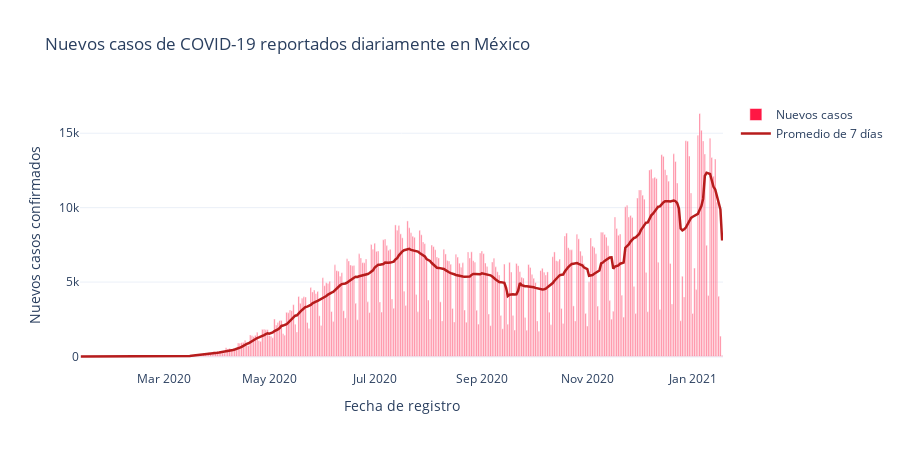
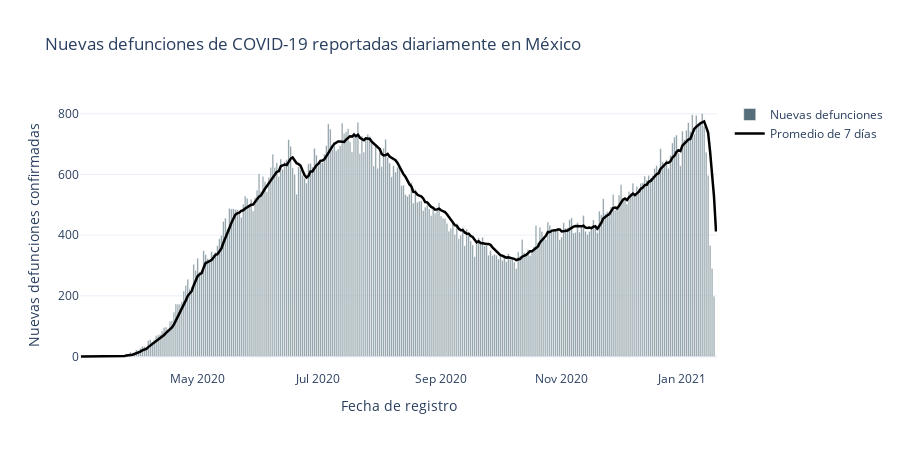

The cell these charts' notebook holds for them, in order:
### Code cell
# fig_bar1_conf = px.bar(x =confirmados_por_fecha["fecha_ingreso"], y = confirmados_por_fecha["confirmados"], 
    
#                     labels= dict(x = "Fecha de registro", y = "Nuevos casos confirmados"), title="Nuevos casos de COVID-19 reportados diariamente", width = 900)
#fig_bar1_conf.update_traces( marker = dict(color = "#ff1744", opacity = 0.6))
# fig_bar2_def = px.bar(x = defunciones_por_fecha["fecha_defuncion"], y = defunciones_por_fecha["defunciones"],
#                         labels = dict(x = "Fecha de defunción", y = "Defunciones"), title = "Nuevas defunciones por COVID-19 reportadas diariamente", width = 900)

# fig_bar2_def.update_traces(marker = dict(color = "black"))

# Bar plots for confirmed and death cases ...
def show_confirmed_cases(x_vect,y_vect, region, anomalia):

    if anomalia == True:
        h = 600
        w = 1000
    else:
        h = 450
        w = 900

    fig_bar1 = go.Figure()
    fig_bar1.add_trace(go.Bar(x = x_vect, y = y_vect, 
                                marker = dict(color = "#ff1744", opacity = 0.6 ), name = "Nuevos casos"))
    #Average of seven days curve ...                             
    fig_bar1.add_trace(go.Scatter(x = x_vect, y =  average_of_seven_days(y_vect),
                                        mode = "lines", line = dict(color = "#b71c1c", width = 2.5), name = "Promedio de 7 días"))
    #custom layout
    fig_bar1.update_xaxes(title = "Fecha de registro",spikethickness= .4)
    fig_bar1.update_yaxes(title = "Nuevos casos confirmados")
    fig_bar1.update_layout(width = w, height = h, hovermode = "x unified", title = "Nuevos casos de COVID-19 reportados diariamente en " + region)
    #Showing figure ... 
    fig_bar1.show()

def show_deaths(x_vect,y_vect,region, anomalia):
    
    if anomalia == True:
        h = 600
        w = 1000
    else:
        h = 450
        w = 900
    # Death cases ...
    fig_bar2 = go.Figure()
    fig_bar2.add_trace(go.Bar(x = x_vect, y = y_vect,
                                marker = dict(color = "#546e7a", opacity = 0.75), name = "Nuevas defunciones"))
    #Average of seven days curve ...                         
    fig_bar2.add_trace(go.Scatter(x = x_vect, y =average_of_seven_days(y_vect, threshold = 2500),
                                        mode = "lines", line = dict(color = "black", width = 2.5), name = "Promedio de 7 días"))
    #custom layout
    fig_bar2.update_xaxes(title = "Fecha de registro",spikethickness= .4)
    fig_bar2.update_yaxes(title = "Nuevas defunciones confirmadas")
    fig_bar2.update_layout(width = w, height = h, hovermode = "x unified", title = "Nuevas defunciones de COVID-19 reportadas diariamente en " + region)
    #Showing figure ...
    fig_bar2.show()

show_confirmed_cases(confirmados_por_fecha["fecha_ingreso"],confirmados_por_fecha["confirmados"], "México", False)
show_deaths(defunciones_por_fecha["fecha_defuncion"],defunciones_por_fecha["defunciones"],"México", False)

### Figure 1 — Plotly figure (JSON) as saved in the notebook; plotly's stock layout.template omitted (floating-point values rounded to 4 significant figures; data arrays with more than 128 entries replaced by an {"elided": "..."} marker saying what was removed)
{"data": [{"marker": {"color": "#ff1744", "opacity": 0.6}, "name": "Nuevos casos", "type": "bar", "x": {"elided": "332 str values"}, "y": {"elided": "332 int values"}}, {"line": {"color": "#b71c1c", "width": 2.5}, "mode": "lines", "name": "Promedio de 7 días", "type": "scatter", "x": {"elided": "332 str values"}, "y": {"elided": "332 int values"}}], "layout": {"height": 450, "hovermode": "x unified", "title": {"text": "Nuevos casos de COVID-19 reportados diariamente en México"}, "width": 900, "xaxis": {"spikethickness": 0.4, "title": {"text": "Fecha de registro"}}, "yaxis": {"title": {"text": "Nuevos casos confirmados"}}}}

### Figure 2 — Plotly figure (JSON) as saved in the notebook; plotly's stock layout.template omitted (floating-point values rounded to 4 significant figures; data arrays with more than 128 entries replaced by an {"elided": "..."} marker saying what was removed)
{"data": [{"marker": {"color": "#546e7a", "opacity": 0.75}, "name": "Nuevas defunciones", "type": "bar", "x": {"elided": "308 str values"}, "y": {"elided": "308 int values"}}, {"line": {"color": "black", "width": 2.5}, "mode": "lines", "name": "Promedio de 7 días", "type": "scatter", "x": {"elided": "308 str values"}, "y": {"elided": "308 int values"}}], "layout": {"height": 450, "hovermode": "x unified", "title": {"text": "Nuevas defunciones de COVID-19 reportadas diariamente en México"}, "width": 900, "xaxis": {"spikethickness": 0.4, "title": {"text": "Fecha de registro"}}, "yaxis": {"title": {"text": "Nuevas defunciones confirmadas"}}}}
